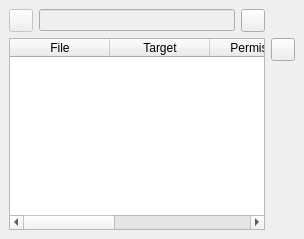
  <widget class="QDockWidget" name="dw_aditional_files">
   <property name="windowIcon">
    <iconset resource="../resources/pisido.qrc">
     <normaloff>:/images/aditional-files.png</normaloff>:/images/aditional-files.png</iconset>
   </property>
   <property name="toolTip">
    <string>Aditional Files Window</string>
   </property>
   <property name="statusTip">
    <string>Aditional Files Window</string>
   </property>
   <property name="windowTitle">
    <string>Aditionals</string>
   </property>
   <attribute name="dockWidgetArea">
    <number>8</number>
   </attribute>
   <widget class="QWidget" name="dw_aditional_files_content">
    <layout class="QGridLayout" name="gridLayout_5">
     <item row="0" column="0">
      <layout class="QHBoxLayout" name="horizontalLayout_10">
       <item>
        <widget class="QToolButton" name="tb_open_aditional_files_dir">
         <property name="enabled">
          <bool>false</bool>
         </property>
         <property name="toolTip">
          <string>Opens aditional files directory (workspace/__package_name__/files/)</string>
         </property>
         <property name="statusTip">
          <string>Opens aditional files directory (workspace/__package_name__/files/)</string>
         </property>
         <property name="text">
          <string/>
         </property>
         <property name="icon">
          <iconset resource="../resources/pisido.qrc">
           <normaloff>:/images/open-dir.png</normaloff>:/images/open-dir.png</iconset>
         </property>
        </widget>
       </item>
       <item>
        <widget class="QLineEdit" name="le_package_aditionals_dir">
         <property name="enabled">
          <bool>false</bool>
         </property>
        </widget>
       </item>
       <item>
        <widget class="QToolButton" name="tb_refresh_tableW_aditional_files">
         <property name="toolTip">
          <string>Please refresh after a successful build !</string>
         </property>
         <property name="statusTip">
          <string>Please refresh after a successful build !</string>
         </property>
         <property name="text">
          <string/>
         </property>
         <property name="icon">
          <iconset resource="../resources/pisido.qrc">
           <normaloff>:/images/refresh.png</normaloff>:/images/refresh.png</iconset>
         </property>
        </widget>
       </item>
      </layout>
     </item>
     <item row="1" column="0" rowspan="2">
      <widget class="QTableWidget" name="tableW_aditional_files">
       <property name="toolTip">
        <string>Add your aditional files to package files directory (workspace/__package_name__/files/).
And than you can edit their properties in here</string>
       </property>
       <property name="statusTip">
        <string>Add your aditional files to package files directory (workspace/__package_name__/files/).\nAnd than you can edit their properties in here</string>
       </property>
       <property name="alternatingRowColors">
        <bool>true</bool>
       </property>
       <property name="selectionMode">
        <enum>QAbstractItemView::SingleSelection</enum>
       </property>
       <property name="selectionBehavior">
        <enum>QAbstractItemView::SelectRows</enum>
       </property>
       <property name="textElideMode">
        <enum>Qt::ElideMiddle</enum>
       </property>
       <property name="wordWrap">
        <bool>false</bool>
       </property>
       <property name="cornerButtonEnabled">
        <bool>false</bool>
       </property>
       <attribute name="horizontalHeaderStretchLastSection">
        <bool>true</bool>
       </attribute>
       <attribute name="verticalHeaderVisible">
        <bool>false</bool>
       </attribute>
       <column>
        <property name="text">
         <string>File</string>
        </property>
       </column>
       <column>
        <property name="text">
         <string>Target</string>
        </property>
       </column>
       <column>
        <property name="text">
         <string>Permission</string>
        </property>
       </column>
       <column>
        <property name="text">
         <string>Owner</string>
        </property>
       </column>
       <column>
        <property name="text">
         <string>Group</string>
        </property>
       </column>
      </widget>
     </item>
     <item row="1" column="1">
      <widget class="QToolButton" name="tb_edit_aditional_files">
       <property name="toolTip">
        <string>Edits selected file</string>
       </property>
       <property name="statusTip">
        <string>Edits selected file</string>
       </property>
       <property name="text">
        <string/>
       </property>
       <property name="icon">
        <iconset resource="../resources/pisido.qrc">
         <normaloff>:/images/edit.png</normaloff>:/images/edit.png</iconset>
       </property>
      </widget>
     </item>
     <item row="2" column="1">
      <spacer name="verticalSpacer_3">
       <property name="orientation">
        <enum>Qt::Vertical</enum>
       </property>
       <property name="sizeHint" stdset="0">
        <size>
         <width>20</width>
         <height>40</height>
        </size>
       </property>
      </spacer>
     </item>
    </layout>
   </widget>
  </widget>
